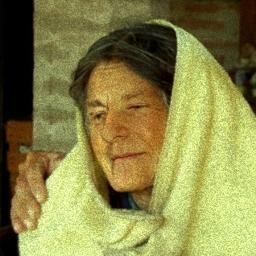
#> input picture uploaded_images/fake_0.jpg, 256 x 256 px; its folder holds only this picture in this run
$ python -i Resize_Zoom.py   (imports and definitions only)
#> lines starting #> are read from the running program, lines starting #| are printed output that depends on the picture
import os
import cv2
from PIL import Image
import numpy as np
from concurrent.futures import ProcessPoolExecutor

# Initialize OpenCV Haar Cascade face detector
face_cascade = None

def init_face_detector():
    global face_cascade
    face_cascade_path = cv2.data.haarcascades + "haarcascade_frontalface_default.xml"
    face_cascade = cv2.CascadeClassifier(face_cascade_path)

def zoom_and_resize_image(img_path, output_path, size=(360, 360), zoom_factor=2.4):
    """
    Detect the face in the image, zoom in, and then resize the image.
    """
#> called with img_path = 'uploaded_images/fake_0.jpg', output_path = 'out.png', size = (360, 360), zoom_factor = 2.4
    global face_cascade

    # Load image and convert to grayscale
    img = Image.open(img_path)
#> img is the input picture: PIL image 256x256 RGB; mean R, G, B 136.7, 132.7, 72.3
    img = img.convert("RGB")  # Ensure image is in RGB
    img_np = np.array(img)
    gray = cv2.cvtColor(img_np, cv2.COLOR_RGB2GRAY)
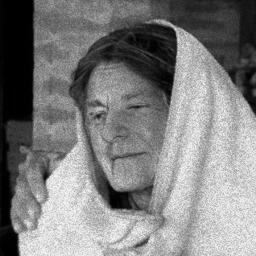
#> gray: shape (256, 256); min 0, max 247, mean 127

    # Detect faces using Haar Cascade
#> (the run stopped early here; a loop or call above may not have finished)

$ run again, on uploaded_images/fake_2.jpg
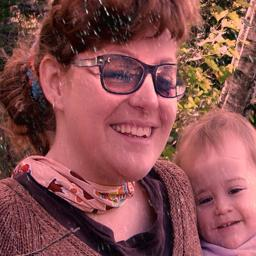
#> input picture uploaded_images/fake_2.jpg, 256 x 256 px
#> in zoom_and_resize_image, img is the input picture: PIL image 256x256 RGB; mean R, G, B 137.2, 79.1, 80.6
#> in zoom_and_resize_image, `gray = cv2.cvtColor(img_np, cv2.COLOR_RGB2GRAY)`:
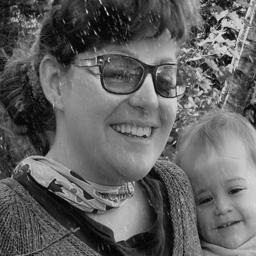
#> gray: shape (256, 256); min 0, max 227, mean 96.7
